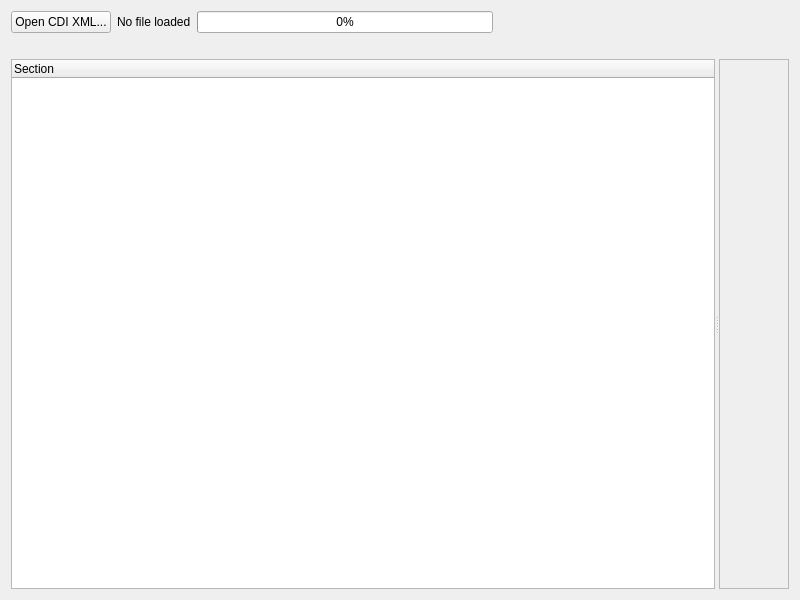
<?xml version="1.0" encoding="UTF-8"?>
<ui version="4.0">
 <class>CdiEditorWidget</class>
 <widget class="QWidget" name="CdiEditorWidget">
  <property name="geometry">
   <rect>
    <x>0</x>
    <y>0</y>
    <width>800</width>
    <height>600</height>
   </rect>
  </property>
  <property name="windowTitle">
   <string>Form</string>
  </property>
  <layout class="QVBoxLayout" name="verticalLayout" stretch="0,0,1">
   <item>
    <widget class="QWidget" name="toolbarWidget" native="true">
     <layout class="QHBoxLayout" name="toolbarLayout">
      <property name="leftMargin">
       <number>0</number>
      </property>
      <property name="topMargin">
       <number>0</number>
      </property>
      <property name="rightMargin">
       <number>0</number>
      </property>
      <property name="bottomMargin">
       <number>0</number>
      </property>
      <item>
       <widget class="QPushButton" name="openButton">
        <property name="text">
         <string>Open CDI XML...</string>
        </property>
       </widget>
      </item>
      <item>
       <widget class="QLabel" name="filePathLabel">
        <property name="text">
         <string>No file loaded</string>
        </property>
       </widget>
      </item>
      <item>
       <widget class="QProgressBar" name="cdiProgress">
        <property name="visible">
         <bool>false</bool>
        </property>
        <property name="value">
         <number>0</number>
        </property>
       </widget>
      </item>
      <item>
       <spacer name="toolbarSpacer">
        <property name="orientation">
         <enum>Qt::Horizontal</enum>
        </property>
        <property name="sizeHint" stdset="0">
         <size>
          <width>40</width>
          <height>20</height>
         </size>
        </property>
       </spacer>
      </item>
     </layout>
    </widget>
   </item>
   <item>
    <widget class="QLabel" name="errorLabel">
     <property name="visible">
      <bool>false</bool>
     </property>
     <property name="styleSheet">
      <string notr="true">color: red;</string>
     </property>
     <property name="wordWrap">
      <bool>true</bool>
     </property>
     <property name="textInteractionFlags">
      <set>Qt::TextInteractionFlag::TextSelectableByMouse</set>
     </property>
    </widget>
   </item>
   <item>
    <widget class="QSplitter" name="splitter">
     <property name="orientation">
      <enum>Qt::Horizontal</enum>
     </property>
     <widget class="QTreeWidget" name="cdiTree">
      <column>
       <property name="text">
        <string>Section</string>
       </property>
      </column>
     </widget>
     <widget class="QScrollArea" name="fieldsScrollArea">
      <property name="widgetResizable">
       <bool>true</bool>
      </property>
      <widget class="QWidget" name="fieldsContainer">
       <property name="geometry">
        <rect>
         <x>0</x>
         <y>0</y>
         <width>68</width>
         <height>190</height>
        </rect>
       </property>
       <layout class="QFormLayout" name="fieldsLayout"/>
      </widget>
     </widget>
    </widget>
   </item>
  </layout>
 </widget>
 <resources/>
 <connections/>
</ui>
